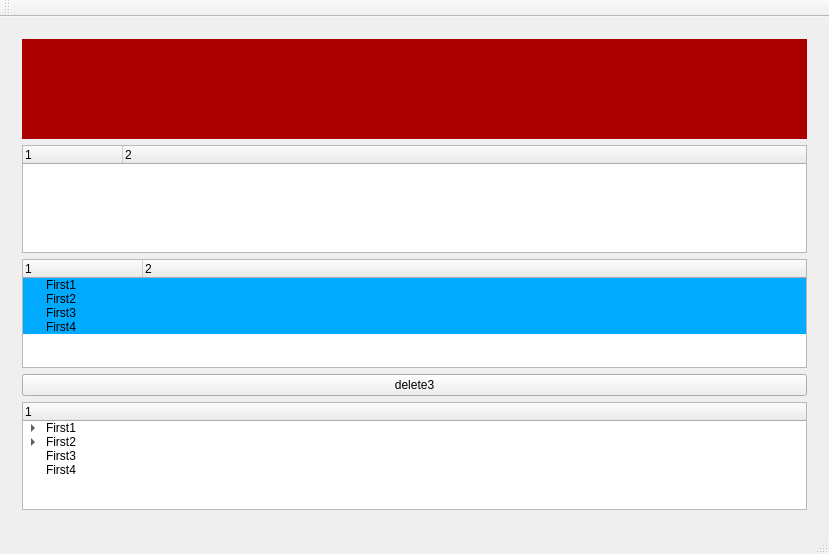
<?xml version="1.0" encoding="UTF-8"?>
<ui version="4.0">
 <class>MainWindow</class>
 <widget class="QMainWindow" name="MainWindow">
  <property name="geometry">
   <rect>
    <x>0</x>
    <y>0</y>
    <width>829</width>
    <height>554</height>
   </rect>
  </property>
  <property name="windowTitle">
   <string>MainWindow</string>
  </property>
  <widget class="QWidget" name="centralWidget">
   <layout class="QGridLayout" name="gridLayout">
    <item row="0" column="0">
     <widget class="QWidget" name="widget" native="true">
      <property name="styleSheet">
       <string notr="true"/>
      </property>
      <layout class="QGridLayout" name="gridLayout_2">
       <item row="2" column="0">
        <widget class="QTreeWidget" name="treeWidget2">
         <property name="sizeIncrement">
          <size>
           <width>0</width>
           <height>0</height>
          </size>
         </property>
         <property name="styleSheet">
          <string notr="true">QTreeView {
    alternate-background-color: yellow;
}

QTreeView {
 /*   show-decoration-selected: 1;*/
}

QTreeView::item {
	
	background-color: rgb(0, 170, 255);
/*
     border: 1px solid #d9d9d9;
    border-top-color: transparent;
    border-bottom-color: transparent;
*/
}

QTreeView::item:hover {
	background-color: rgb(160, 162, 31);
/*
    background: qlineargradient(x1: 0, y1: 0, x2: 0, y2: 1, stop: 0 #e7effd, stop: 1 #cbdaf1);
    border: 1px solid #bfcde4;
*/
}

QTreeView::item:selected {
    border: 1px solid #567dbc;
}

QTreeView::item:selected:active{
    background: qlineargradient(x1: 0, y1: 0, x2: 0, y2: 1, stop: 0 #6ea1f1, stop: 1 #567dbc);
}

QTreeView::item:selected:!active {
    background: qlineargradient(x1: 0, y1: 0, x2: 0, y2: 1, stop: 0 #6b9be8, stop: 1 #577fbf);
}

QTreeView::branch {
        background: palette(base);
}

QTreeView::branch:has-siblings:!adjoins-item {
        background: rgb(0, 170, 255);
}

QTreeView::branch:has-siblings:adjoins-item {
        background: rgb(0, 170, 255);
}

QTreeView::branch:!has-children:!has-siblings:adjoins-item {
      background: rgb(0, 170, 255);
}

QTreeView::branch:closed:has-children:has-siblings {
	border-image: url(:/images/payloadIcon/satellite.png);
}

QTreeView::branch:has-children:!has-siblings:closed {
        background: gray;
}

QTreeView::branch:open:has-children:has-siblings {
	border-image: url(:/images/payloadIcon/earth.png);
}

QTreeView::branch:open:has-children:!has-siblings {
        background: green;
}
</string>
         </property>
         <property name="showDropIndicator" stdset="0">
          <bool>true</bool>
         </property>
         <property name="iconSize">
          <size>
           <width>0</width>
           <height>0</height>
          </size>
         </property>
         <property name="indentation">
          <number>20</number>
         </property>
         <property name="rootIsDecorated">
          <bool>true</bool>
         </property>
         <attribute name="headerVisible">
          <bool>true</bool>
         </attribute>
         <attribute name="headerDefaultSectionSize">
          <number>120</number>
         </attribute>
         <attribute name="headerHighlightSections">
          <bool>false</bool>
         </attribute>
         <attribute name="headerShowSortIndicator" stdset="0">
          <bool>false</bool>
         </attribute>
         <column>
          <property name="text">
           <string>1</string>
          </property>
         </column>
         <column>
          <property name="text">
           <string>2</string>
          </property>
         </column>
         <item>
          <property name="text">
           <string>First1</string>
          </property>
          <item>
           <property name="text">
            <string>Second1</string>
           </property>
          </item>
          <item>
           <property name="text">
            <string>Second2</string>
           </property>
          </item>
          <item>
           <property name="text">
            <string>Second3</string>
           </property>
          </item>
         </item>
         <item>
          <property name="text">
           <string>First2</string>
          </property>
          <item>
           <property name="text">
            <string>Second1</string>
           </property>
          </item>
          <item>
           <property name="text">
            <string>Second2</string>
           </property>
          </item>
         </item>
         <item>
          <property name="text">
           <string>First3</string>
          </property>
         </item>
         <item>
          <property name="text">
           <string>First4</string>
          </property>
         </item>
        </widget>
       </item>
       <item row="0" column="0">
        <widget class="CustomWidget" name="widget_2" native="true">
         <property name="minimumSize">
          <size>
           <width>0</width>
           <height>100</height>
          </size>
         </property>
         <property name="styleSheet">
          <string notr="true">background-color: rgb(170, 0, 0);</string>
         </property>
        </widget>
       </item>
       <item row="1" column="0">
        <widget class="CustomTreeWidget" name="treeWidget">
         <property name="styleSheet">
          <string notr="true">QTreeView {
    alternate-background-color: yellow;
}

QTreeView {
 /*   show-decoration-selected: 1;*/
}

QTreeView::item {
	
	background-color: rgb(0, 170, 255);
/*
     border: 1px solid #d9d9d9;
    border-top-color: transparent;
    border-bottom-color: transparent;
*/
}

QTreeView::item:hover {
	background-color: rgb(160, 162, 31);
/*
    background: qlineargradient(x1: 0, y1: 0, x2: 0, y2: 1, stop: 0 #e7effd, stop: 1 #cbdaf1);
    border: 1px solid #bfcde4;
*/
}

QTreeView::item:selected {
    border: 1px solid #567dbc;
}

QTreeView::item:selected:active{
    background: qlineargradient(x1: 0, y1: 0, x2: 0, y2: 1, stop: 0 #6ea1f1, stop: 1 #567dbc);
}

QTreeView::item:selected:!active {
    background: qlineargradient(x1: 0, y1: 0, x2: 0, y2: 1, stop: 0 #6b9be8, stop: 1 #577fbf);
}

QTreeView::branch {
        background: palette(base);
}

QTreeView::branch:has-siblings:!adjoins-item {
        background: rgb(0, 170, 255);
}

QTreeView::branch:has-siblings:adjoins-item {
        background: rgb(0, 170, 255);
}

QTreeView::branch:!has-children:!has-siblings:adjoins-item {
      background: rgb(0, 170, 255);
}

QTreeView::branch:closed:has-children:has-siblings {
	border-image: url(:/images/payloadIcon/satellite.png);
}

QTreeView::branch:has-children:!has-siblings:closed {
        background: gray;
}

QTreeView::branch:open:has-children:has-siblings {
	border-image: url(:/images/payloadIcon/earth.png);
}

QTreeView::branch:open:has-children:!has-siblings {
        background: green;
}
</string>
         </property>
         <property name="rootIsDecorated">
          <bool>false</bool>
         </property>
         <column>
          <property name="text">
           <string>1</string>
          </property>
         </column>
         <column>
          <property name="text">
           <string>2</string>
          </property>
         </column>
        </widget>
       </item>
       <item row="5" column="0">
        <widget class="QTreeWidget" name="treeWidget3">
         <property name="sizeIncrement">
          <size>
           <width>0</width>
           <height>0</height>
          </size>
         </property>
         <property name="styleSheet">
          <string notr="true"/>
         </property>
         <property name="showDropIndicator" stdset="0">
          <bool>true</bool>
         </property>
         <property name="iconSize">
          <size>
           <width>0</width>
           <height>0</height>
          </size>
         </property>
         <property name="indentation">
          <number>20</number>
         </property>
         <property name="rootIsDecorated">
          <bool>true</bool>
         </property>
         <attribute name="headerVisible">
          <bool>true</bool>
         </attribute>
         <attribute name="headerDefaultSectionSize">
          <number>120</number>
         </attribute>
         <attribute name="headerHighlightSections">
          <bool>false</bool>
         </attribute>
         <attribute name="headerShowSortIndicator" stdset="0">
          <bool>false</bool>
         </attribute>
         <column>
          <property name="text">
           <string>1</string>
          </property>
         </column>
         <item>
          <property name="text">
           <string>First1</string>
          </property>
          <item>
           <property name="text">
            <string>Second1</string>
           </property>
          </item>
          <item>
           <property name="text">
            <string>Second2</string>
           </property>
          </item>
          <item>
           <property name="text">
            <string>Second3</string>
           </property>
          </item>
         </item>
         <item>
          <property name="text">
           <string>First2</string>
          </property>
          <item>
           <property name="text">
            <string>Second1</string>
           </property>
          </item>
          <item>
           <property name="text">
            <string>Second2</string>
           </property>
          </item>
         </item>
         <item>
          <property name="text">
           <string>First3</string>
          </property>
         </item>
         <item>
          <property name="text">
           <string>First4</string>
          </property>
         </item>
        </widget>
       </item>
       <item row="4" column="0">
        <widget class="QPushButton" name="pushButton">
         <property name="text">
          <string>delete3</string>
         </property>
        </widget>
       </item>
      </layout>
     </widget>
    </item>
   </layout>
  </widget>
  <widget class="QMenuBar" name="menuBar">
   <property name="geometry">
    <rect>
     <x>0</x>
     <y>0</y>
     <width>829</width>
     <height>23</height>
    </rect>
   </property>
  </widget>
  <widget class="QToolBar" name="mainToolBar">
   <attribute name="toolBarArea">
    <enum>TopToolBarArea</enum>
   </attribute>
   <attribute name="toolBarBreak">
    <bool>false</bool>
   </attribute>
  </widget>
  <widget class="QStatusBar" name="statusBar"/>
 </widget>
 <layoutdefault spacing="6" margin="11"/>
 <customwidgets>
  <customwidget>
   <class>CustomTreeWidget</class>
   <extends>QTreeWidget</extends>
   <header>customtreewidget.h</header>
  </customwidget>
  <customwidget>
   <class>CustomWidget</class>
   <extends>QWidget</extends>
   <header>UiTableWidgetItemSecond.h</header>
   <container>1</container>
  </customwidget>
 </customwidgets>
 <resources>
  <include location="rc.qrc"/>
 </resources>
 <connections/>
</ui>
